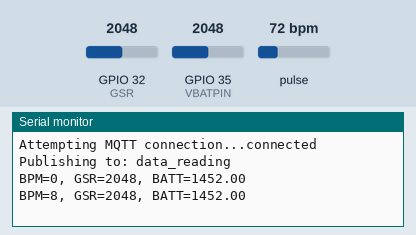
Simulated run of this sketch. Board: ESP32. Parts: the last lines printed to the serial monitor. Inputs (shaded band) come from the test bench; at power-on: pulse 72 bpm, GPIO 32 (GSR) = 2048, GPIO 35 (VBATPIN) = 2048. WiFi joins after 1.5 s; servers stay silent unless stated; no MQTT or app messages arrive unless stated.

Above: at 2.7 s.
2.8 s: pulse set to 42 bpm
At 3.6 s:
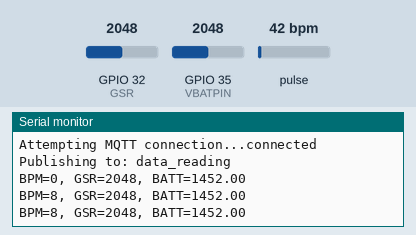
4.3 s: GPIO 32 (GSR) set to 2866
At 4.3 s:
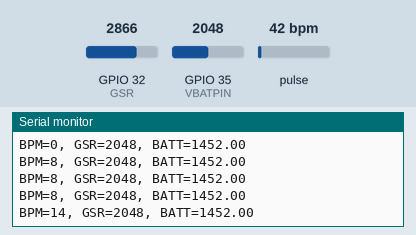
5.8 s: GPIO 35 (VBATPIN) set to 2866
At 6.2 s:
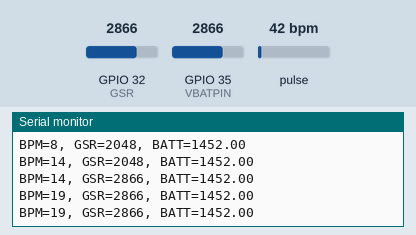
7.3 s: pulse set to 70 bpm
At 7.8 s:
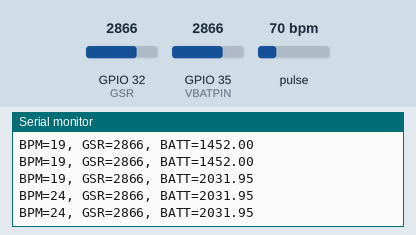
8.8 s: GPIO 32 (GSR) set to 3603
At 9.4 s:
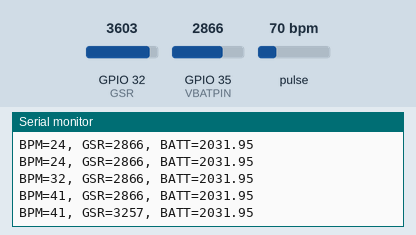
10.3 s: GPIO 35 (VBATPIN) set to 3603
At 11.0 s:
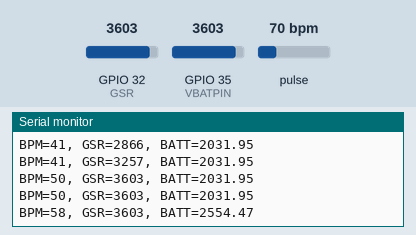
Timing chart, 0 to 12.8 s (numbered marks = the images above; inputs shaded):
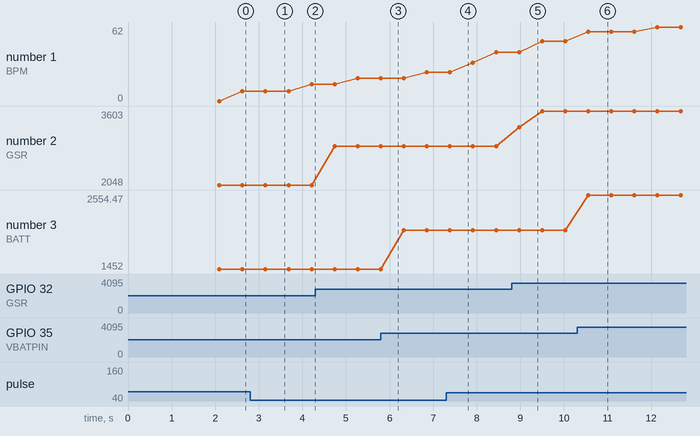

The sketch:

StressRecording.ino
```cpp
// Define WiFi Library and network settings
bool wifi_status = true;
#include <WiFi.h>
#include <PubSubClient.h>

const char* ssid = "###";
const char* password = "###";
const char* id = "ESP32Client";
const char* topic = "data_reading";

IPAddress broker(192,168,1,125);
WiFiClient espClient;
PubSubClient client(espClient); // Setup MQTT Client

// Define Heart Rate Sensor Libraries and Variables
#include <Wire.h>
#include "MAX30105.h"
#include "heartRate.h"
MAX30105 particleSensor;
const byte HR_RATE_SIZE = 8; //Increase this for more averaging. 4 is good.
byte hr[HR_RATE_SIZE]; //Array of heart rates
byte hrSpot = 0;
long hrLastBeat = 0; //Time at which the last beat occurred
float hrBeatsPerMinute;
int hrBeatAvg;

// Define GSR Sensor Variables
const int GSR=A4;
const int GSR_RATE_SIZE = 32;
int gsr[GSR_RATE_SIZE];
byte gsrSpot = 0;
int gsrAvg;

int ticks = 0;

// Define battery management
#define VBATPIN 35

// Connect to WiFi function
void setup_wifi() {
  delay(10);
  // We start by connecting to a WiFi network
  Serial.println();
  Serial.print("Connecting to ");
  Serial.println(ssid);

  WiFi.mode(WIFI_STA);
  WiFi.begin(ssid, password);

  while (WiFi.status() != WL_CONNECTED) {
    delay(500);
    Serial.print(".");
  }

  Serial.println("");
  Serial.println("WiFi connected");
  Serial.println("IP address: ");
  Serial.println(WiFi.localIP());
}

void reconnect() {
  // Loop until we're reconnected
  while (!client.connected()) {
    Serial.print("Attempting MQTT connection...");
    // Attempt to connect
    if (client.connect(id)) {
      client.subscribe(topic);
      Serial.println("connected");
      Serial.print("Publishing to: ");
      Serial.println(topic);
      Serial.println('\n');

    } else {
      Serial.print("failed, rc=");
      Serial.print(client.state());
      Serial.println(" try again in 5 seconds");
      // Wait 5 seconds before retrying
      delay(5000);
    }
  }
}

void setup(){
  Serial.begin(115200);

  Serial.println("Initializing...");

  if (wifi_status){
    setup_wifi();
    client.setServer(broker, 1883);
  }

  analogSetWidth(10); // Set ADC Width

  // Initialize HR sensor
  byte ledBrightness = 0xFF; //Options: 0=Off to 255=50mA
  byte sampleAverage = 8; //Options: 1, 2, 4, 8, 16, 32
  byte ledMode = 1; //Options: 1 = Red only, 2 = Red + IR, 3 = Red + IR + Green
  int sampleRate = 100; //Options: 50, 100, 200, 400, 800, 1000, 1600, 3200
  int pulseWidth = 411; //Options: 69, 118, 215, 411
  int adcRange = 4096; //Options: 2048, 4096, 8192, 16384
  if (!particleSensor.begin(Wire, I2C_SPEED_FAST)) //Use default I2C port, 400kHz speed
  {
    Serial.println("MAX30102 was not found. Please check wiring/power. ");
    while (1);
  }
  Serial.println("Place your index finger on the sensor with steady pressure.");

  particleSensor.setup(); //Configure sensor with settings

}

void loop(){
  ticks++;

  // HR Readings
  long irValue = particleSensor.getIR();
  if (checkForBeat(irValue) == true)
  {
    //We sensed a beat!
    long delta = millis() - hrLastBeat;
    hrLastBeat = millis();
    hrBeatsPerMinute = 60 / (delta / 1000.0);

    if (hrBeatsPerMinute < 255 && hrBeatsPerMinute > 40)
    {
      hr[hrSpot++] = (byte)hrBeatsPerMinute; //Store this reading in the array
      hrSpot %= HR_RATE_SIZE; //Wrap variable

      //Take average of readings
      hrBeatAvg = 0;
      for (byte x = 0 ; x < HR_RATE_SIZE ; x++)
        hrBeatAvg += hr[x];
      hrBeatAvg /= HR_RATE_SIZE;
    }
  }
  if (irValue < 50000) Serial.println(" No finger");

  // GSR Readings
  int gsrVal = analogRead(GSR);
  gsr[gsrSpot++] = gsrVal;
  gsrSpot %= GSR_RATE_SIZE;

  //Take average of readings
  gsrAvg = 0;
  for (int y = 0 ; y < GSR_RATE_SIZE ; y++)
    gsrAvg += gsr[y];
  gsrAvg /= GSR_RATE_SIZE;

  if (wifi_status){
      if (!client.connected()) {
        reconnect();
      }
      client.loop();
  }

  // Battery readings
  float vbat = analogRead(VBATPIN);
  vbat = vbat*2*3.3*1.1/1024*100;     // value is divided by 2, then scale to voltage (3.3V*1.1/1024), and multiply by 100 to keep precision

  // Print readings
  if (ticks%50==0){ // 50 ticks = 1s
    String results = String("BPM=" + String(hrBeatAvg) + ", GSR=" + String(gsrAvg) + ", BATT=" + String(vbat));
    Serial.println(results);

//    Serial.print("BPM=");
//    Serial.print(hrBeatsPerMinute);
//    Serial.print("BPM=");
//    Serial.print(hrBeatAvg);
//    Serial.print(", GSR=");
//    Serial.println(gsrAvg);


    if (wifi_status){

      client.publish(topic, results.c_str());
    }
  }
}
```

Measured:
- after the input at 8.8 s, the serial monitor: prints a new line after 0.17 s (image 5)
- after the input at 10.3 s, the serial monitor: prints a new line after 0.26 s (image 6)
- plotted number 1: 8 → 14 after the input at 2.8 s, 24 → 41 after the input at 7.3 s
- plotted number 2: 2048 → 2866 after the input at 4.3 s, 2866 → 3603 after the input at 8.8 s
- plotted number 3: 1452 → 2031.95 after the input at 5.8 s, 2031.95 → 2554.47 after the input at 10.3 s
